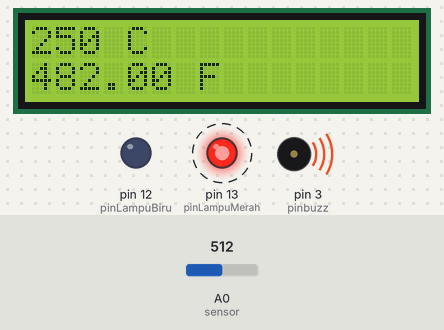
Bench run of a sketch on a simulated Arduino Uno, built with avr-gcc and run on an emulated ATmega328P. Shown: 16×2 character LCD, output pins drawn as LEDs (lit = HIGH), buzzer (waves = sounding). Dashed ring = blinking. The inputs (shaded band) are chosen by the test bench; at power-on: A0 (sensor) = 512.

Above: at 1.2 s.
1.3 s: A0 (sensor) set to 171
At 3.9 s:
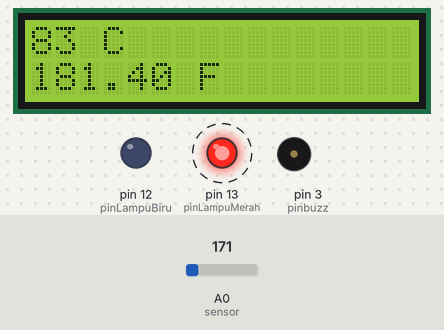
7.3 s: A0 (sensor) set to 149
At 9.4 s:
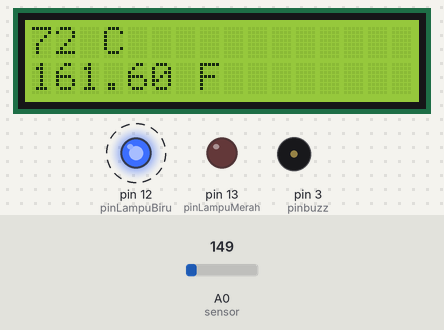
13.3 s: A0 (sensor) set to 122
At 14.6 s:
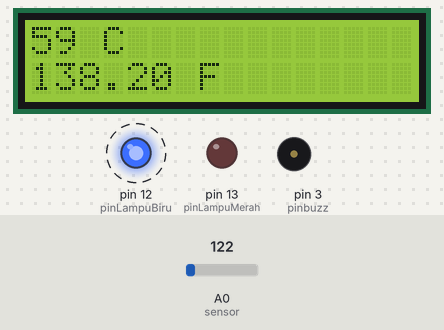
Timing chart, 0 to 23.6 s (numbered marks = the images above; inputs shaded):
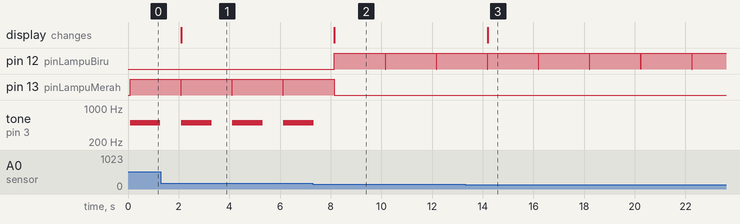

The sketch:

main.ino
```cpp
// C++ code
//

#include <Adafruit_LiquidCrystal.h>

Adafruit_LiquidCrystal lcd(0);

const int sensor = A0;
int tempc;
float tempf;
float vout;
float adc;
int pinbuzz = 3;
int pinLampuMerah = 13;
int pinLampuBiru = 12;
int song[]= {500};
int durasi[]= {1200};

void setup()
{
  lcd.begin(16, 2);
  pinMode(pinbuzz, OUTPUT);

}

void loop()
{
  lcd.setBacklight(1);
  lcd.clear();
  adc = analogRead(sensor);
  vout = adc / 1023 * 5;
  tempc = vout * 100;
  tempf = (tempc * 1.8) + 32;
  lcd.print(tempc);
  lcd.print(" C");
  lcd.setCursor(0,1);
  lcd.print(tempf);
  lcd.print(" F");
  pinMode(pinLampuBiru, OUTPUT);
  pinMode(pinLampuMerah, OUTPUT);
  if(tempc > 76) {
  	for (int note = 0; note <1; note ++){
      tone(pinbuzz, song[note], durasi[note]);
      digitalWrite(pinLampuMerah, HIGH);

  	}
  }
  else {
    digitalWrite(pinLampuBiru, HIGH);
  }
  delay(2000);
  digitalWrite(pinLampuMerah, LOW);
  digitalWrite(pinLampuBiru, LOW);
}
```

Measured:
- the behaviour switches between 158 and 157 on A0 (sensor) (found by bisection; images 1 and 2)
- after the input at 1.3 s, the display: changes after 0.80 s (image 1)
- after the input at 7.3 s, pin 12 (pinLampuBiru): alternates HIGH for 2.0 s and LOW for 0.02 s, starting after 0.85 s; pin 13 (pinLampuMerah): goes on until 8.1 s, then stays LOW; tone on pin 3 (pinbuzz): goes on until 7.3 s, then stays silent; the display: changes after 0.85 s (image 2)
- after the input at 13.3 s, the display: changes after 0.90 s (image 3)
- by itself, pin 13 (pinLampuMerah): alternates HIGH for 2.0 s and LOW for 0.02 s
- by itself, tone on pin 3 (pinbuzz): alternates 500 Hz for 1.2 s and silent for 0.82 s
